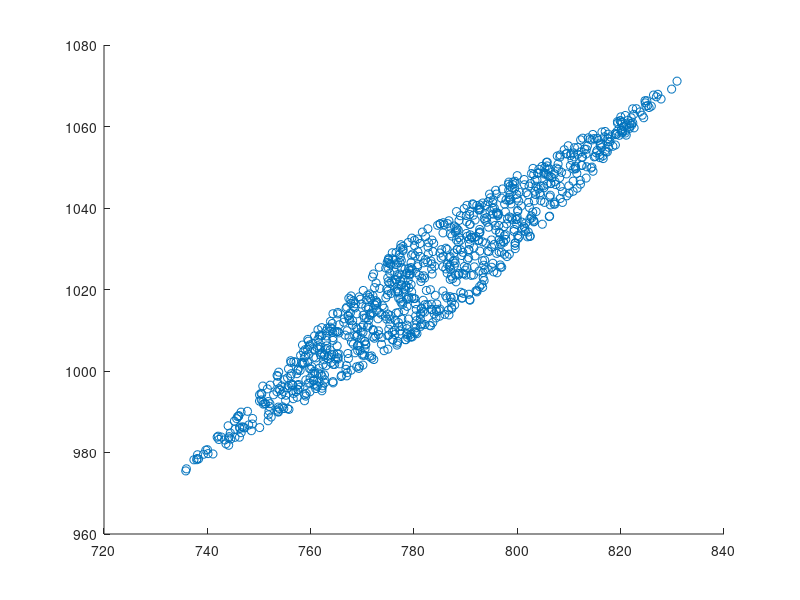

Source code (MATLAB): (Note: this script raises an error after producing the figure.)
clear; close all;

% Signal specification
p1_limit = [10 80];
p2_limit = [1210 1280];
N = 1000;

% Generation
p1 = unifrnd(p1_limit(1), p1_limit(2), 1, N);
p2 = unifrnd(p2_limit(1), p2_limit(2), 1, N);

% Plot original signal
scatter(p1, p2);

% Mixing
source = [p1;p2];
A = [0.8 0.6;
     0.6 0.8];
mixed = A' * source;

% Plot mixed
scatter(mixed(1,:), mixed(2,:));

% PCA
[processed_source, W, E] = PCA(mixed, false);

% Transform
processed_source = W * processed_source;

% Plot transformed
scatter(processed_source(1,:), processed_source(2,:));
hold on;

% Print stuff
fprintf('source var.: %.2f %.2f\n', ...
        var(source(1, :)), var(source(2, :)));
fprintf('mixed var.: %.2f %.2f\n', ...
        var(mixed(1, :)), var(mixed(2, :)));
fprintf('transformed var.: %.5f %.5f\n', ...
        var(processed_source(1, :)), var(processed_source(2, :)));    
